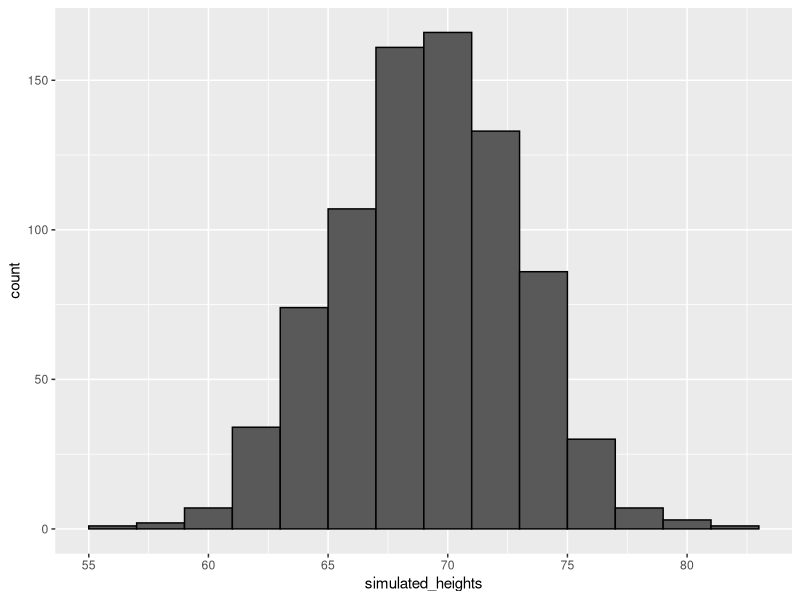
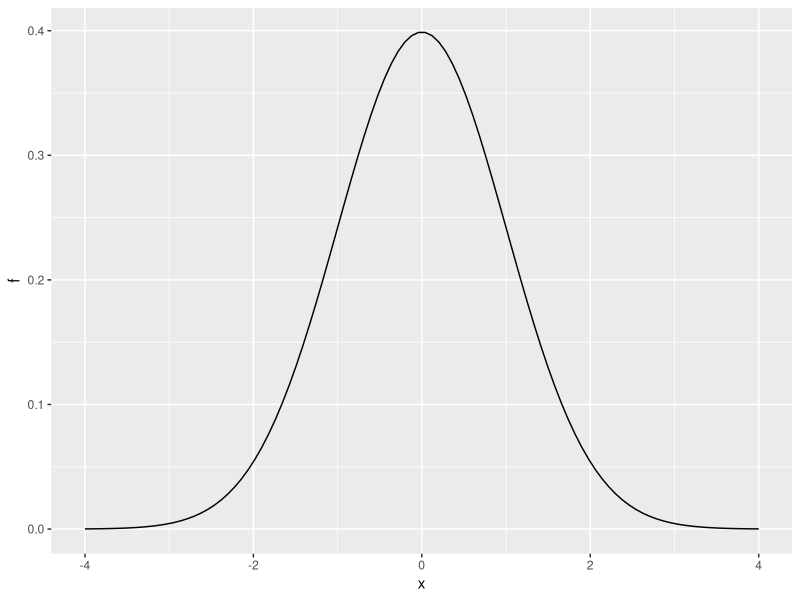

Source code (R) for these figures, in order:
# define x as male heights from dslabs data
library(tidyverse)
library(dslabs)
data(heights)
x <- heights %>% filter(sex=="Male") %>% pull(height)

# generate simulated height data using normal distribution - both datasets should have n observations
n <- length(x)
avg <- mean(x)
s <- sd(x)
simulated_heights <- rnorm(n, avg, s)

# plot distribution of simulated_heights
data.frame(simulated_heights = simulated_heights) %>%
  ggplot(aes(simulated_heights)) +
  geom_histogram(color="black", binwidth = 2)

B <- 10000
tallest <- replicate(B, {
  simulated_data <- rnorm(800, avg, s)    # generate 800 normally distributed random heights
  max(simulated_data)    # determine the tallest height
})
mean(tallest >= 7*12)    # proportion of times that tallest person exceeded 7 feet (84 inches)



# Use d to plot the density function of a continuous distribution. Here is the 
# density function for the normal distribution (abbreviation norm()):
# Each distribution has a matching abbreviation (for example, norm() or t()) 
# that is paired with the related function abbreviations (d, p, q, r) to create 
# appropriate functions.
# You may encounter other continuous distributions (Student t, chi-squared, 
# exponential, gamma, beta, etc.).
x <- seq(-4, 4, length.out = 100)
data.frame(x, f = dnorm(x)) %>%
  ggplot(aes(x,f)) +
  geom_line()
